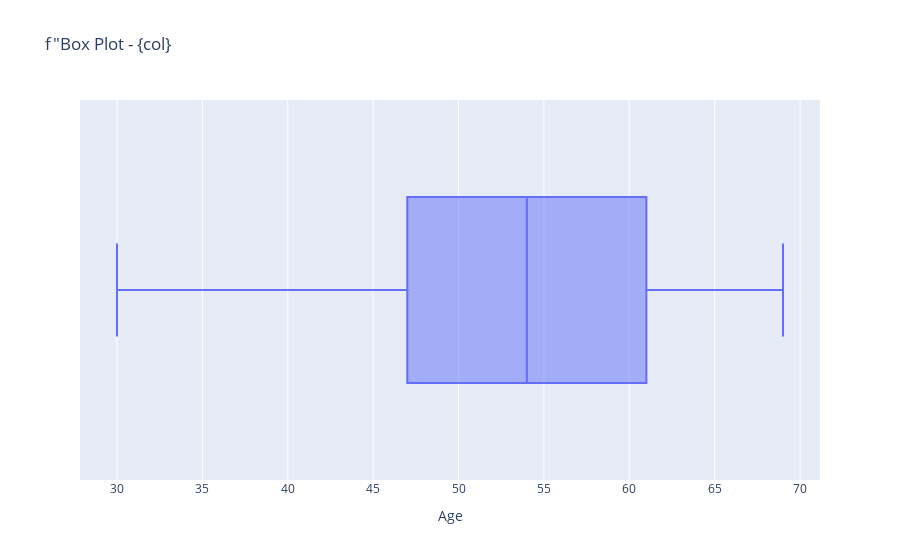
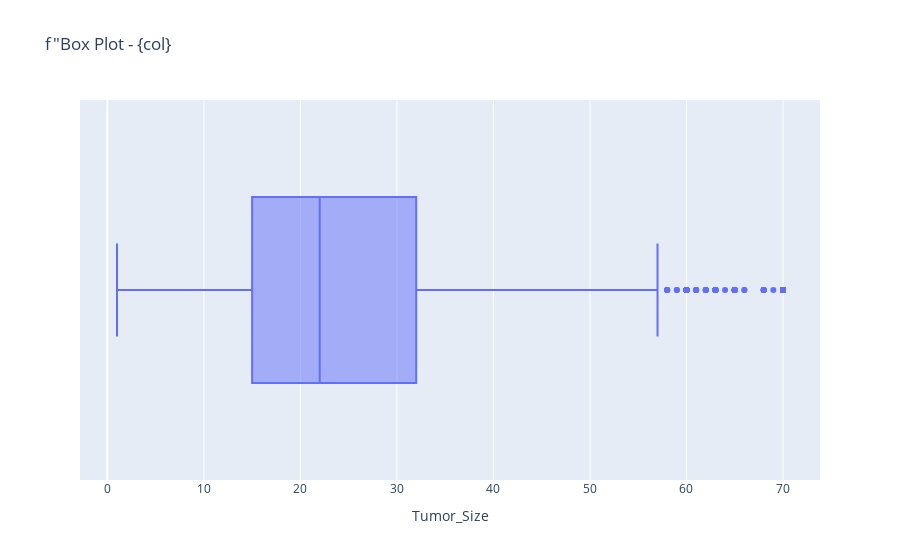
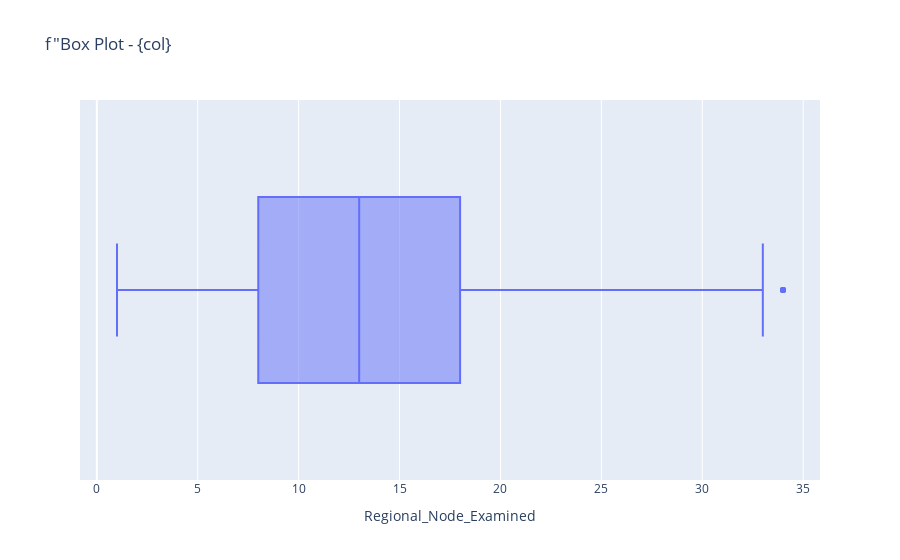
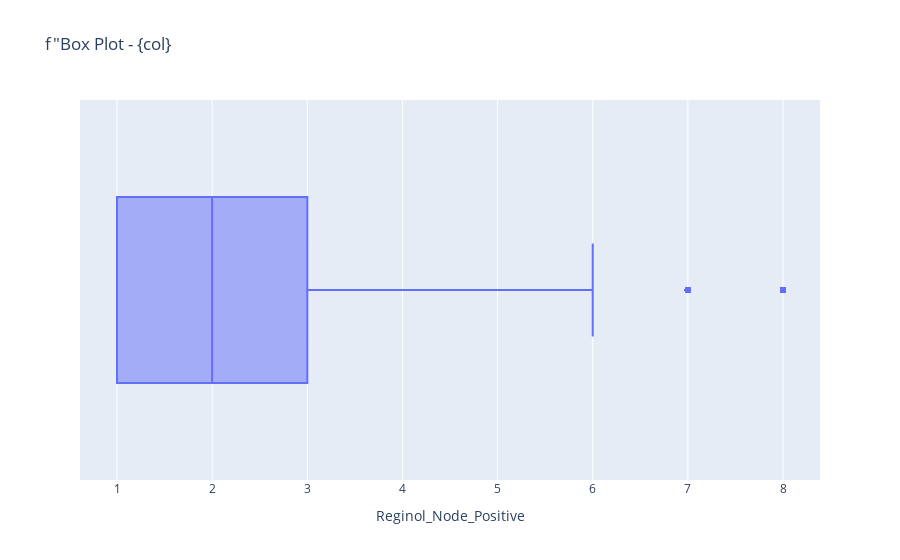

The cell these charts' notebook holds for them, in order:
### Code cell
for col in outl_cols:
    fig = px.box(df,x=col,title='f"Box Plot - {col}')
    fig.show()

### Figure 1 — Plotly figure (JSON) as saved in the notebook; plotly's stock layout.template omitted (floating-point values rounded to 4 significant figures; data arrays with more than 128 entries replaced by an {"elided": "..."} marker saying what was removed)
{"data": [{"alignmentgroup": "True", "hovertemplate": "Age=%{x}<extra></extra>", "legendgroup": "", "marker": {"color": "#636efa"}, "name": "", "notched": false, "offsetgroup": "", "orientation": "h", "showlegend": false, "type": "box", "x": {"elided": "3254 float values"}, "x0": " ", "xaxis": "x", "y0": " ", "yaxis": "y"}], "layout": {"boxmode": "group", "legend": {"tracegroupgap": 0}, "title": {"text": "f\"Box Plot - {col}"}, "xaxis": {"anchor": "y", "domain": [0, 1], "title": {"text": "Age"}}, "yaxis": {"anchor": "x", "domain": [0, 1]}}}

### Figure 2 — Plotly figure (JSON) as saved in the notebook; plotly's stock layout.template omitted (floating-point values rounded to 4 significant figures; data arrays with more than 128 entries replaced by an {"elided": "..."} marker saying what was removed)
{"data": [{"alignmentgroup": "True", "hovertemplate": "Tumor_Size=%{x}<extra></extra>", "legendgroup": "", "marker": {"color": "#636efa"}, "name": "", "notched": false, "offsetgroup": "", "orientation": "h", "showlegend": false, "type": "box", "x": {"elided": "3254 float values"}, "x0": " ", "xaxis": "x", "y0": " ", "yaxis": "y"}], "layout": {"boxmode": "group", "legend": {"tracegroupgap": 0}, "title": {"text": "f\"Box Plot - {col}"}, "xaxis": {"anchor": "y", "domain": [0, 1], "title": {"text": "Tumor_Size"}}, "yaxis": {"anchor": "x", "domain": [0, 1]}}}

### Figure 3 — Plotly figure (JSON) as saved in the notebook; plotly's stock layout.template omitted (floating-point values rounded to 4 significant figures; data arrays with more than 128 entries replaced by an {"elided": "..."} marker saying what was removed)
{"data": [{"alignmentgroup": "True", "hovertemplate": "Regional_Node_Examined=%{x}<extra></extra>", "legendgroup": "", "marker": {"color": "#636efa"}, "name": "", "notched": false, "offsetgroup": "", "orientation": "h", "showlegend": false, "type": "box", "x": {"elided": "3254 float values"}, "x0": " ", "xaxis": "x", "y0": " ", "yaxis": "y"}], "layout": {"boxmode": "group", "legend": {"tracegroupgap": 0}, "title": {"text": "f\"Box Plot - {col}"}, "xaxis": {"anchor": "y", "domain": [0, 1], "title": {"text": "Regional_Node_Examined"}}, "yaxis": {"anchor": "x", "domain": [0, 1]}}}

### Figure 4 — Plotly figure (JSON) as saved in the notebook; plotly's stock layout.template omitted (floating-point values rounded to 4 significant figures; data arrays with more than 128 entries replaced by an {"elided": "..."} marker saying what was removed)
{"data": [{"alignmentgroup": "True", "hovertemplate": "Reginol_Node_Positive=%{x}<extra></extra>", "legendgroup": "", "marker": {"color": "#636efa"}, "name": "", "notched": false, "offsetgroup": "", "orientation": "h", "showlegend": false, "type": "box", "x": {"elided": "3254 int values"}, "x0": " ", "xaxis": "x", "y0": " ", "yaxis": "y"}], "layout": {"boxmode": "group", "legend": {"tracegroupgap": 0}, "title": {"text": "f\"Box Plot - {col}"}, "xaxis": {"anchor": "y", "domain": [0, 1], "title": {"text": "Reginol_Node_Positive"}}, "yaxis": {"anchor": "x", "domain": [0, 1]}}}
